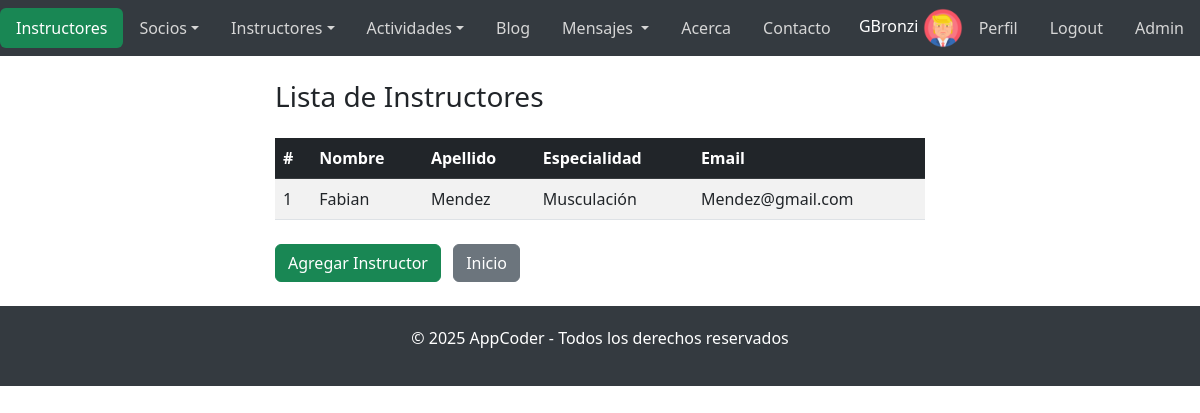
The page /instructores/ (signed in) on the database as committed earlier.
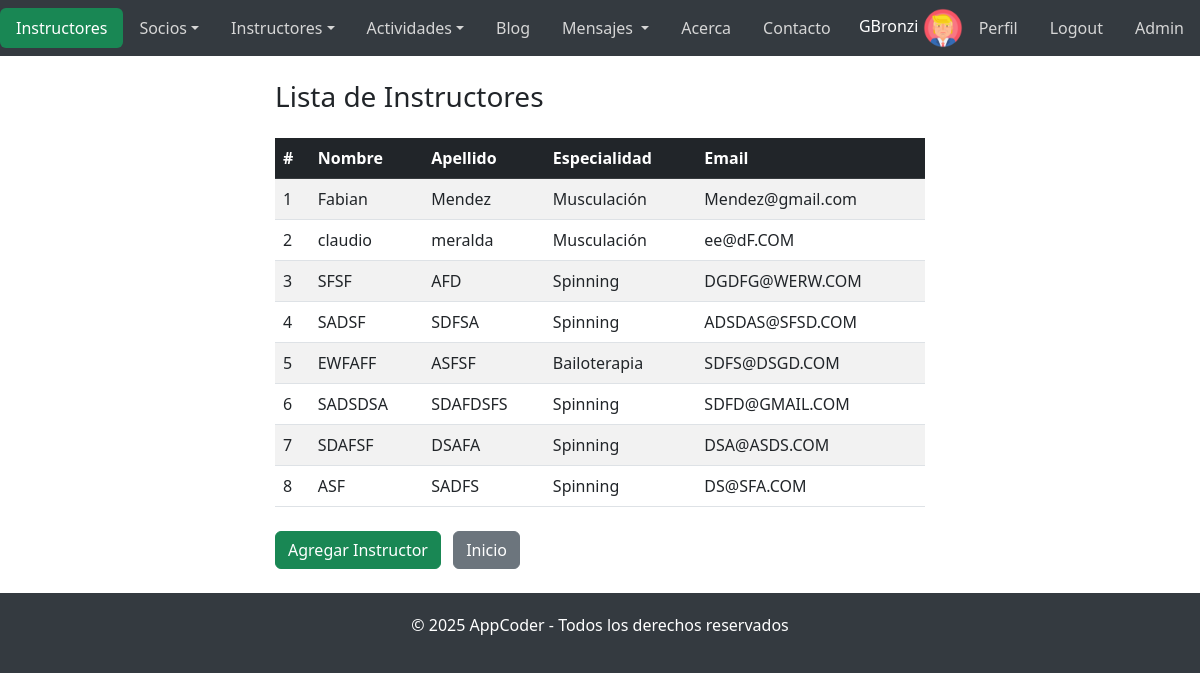
The same page on the database as committed later.
### AppCoder/models.py (models this page shows, shortened)
class Instructor(models.Model):
    especialidades = [
        ('musculacion', 'Musculación'),
        ('spinning', 'Spinning'),
        ('yoga', 'Yoga'),
        ('bailoterapia', 'Bailoterapia'),
        ('natacion', 'Natación'),
        ('crossfit', 'Crossfit'),
        ('entrenamiento funcional', 'Entrenamiento funcional'),
    ]
    nombre = models.CharField(max_length=100)  # Nombre del instructor
    apellido = models.CharField(max_length=100)  # Apellido del instructor
    email = models.EmailField()  # Correo electrónico único del instructor
    especialidad = models.CharField(max_length=50, choices=especialidades)  # Especialidad del instructor

### AppCoder/views.py (the view)
# urls.py: path('instructores/', views.lista_instructores, name='lista_instructores'),
def lista_instructores(request):
    instructores = Instructor.objects.all()
    return render(request, 'AppCoder/lista_instructores.html', {'instructores': instructores})

### AppCoder/templates/AppCoder/lista_instructores.html (shortened to what this page needs)
{% extends "base.html" %}
{% load static %}
{% block cuerpo %}
    <div class="container my-4">
        <h3 class="mb-4">Lista de Instructores</h3>
        <table class="table table-striped table-hover">
            <thead class="table-dark">
                <tr>
                    <th>#</th>
                    <th>Nombre</th>
                    <th>Apellido</th>
                    <th>Especialidad</th>
                    <th>Email</th>
                </tr>
            </thead>
            <tbody>
                {% for instructor in instructores %}
                <tr>
                    <td>{{ forloop.counter }}</td>
                    <td>{{ instructor.nombre }}</td>
                    <td>{{ instructor.apellido }}</td>
                    <td>{{ instructor.get_especialidad_display }}</td>
                    <td>{{ instructor.email }}</td>
                </tr>
                {% endfor %}
            </tbody>
        </table>
        <div class="mt-4">
            <a href="{% url 'cargar_instructor' %}" class="btn btn-success me-2">Agregar Instructor</a>
            <a href="{% url 'index' %}" class="btn btn-secondary">Inicio</a>
        </div>
    </div>
{% endblock %}

Rows that differ between the two databases and show on the page:
added Instructor: nombre "claudio", apellido "meralda", especialidad "Musculación", email "ee@dF.COM"
added Instructor: nombre "SFSF", apellido "AFD", especialidad "Spinning", email "DGDFG@WERW.COM"
added Instructor: nombre "SADSF", apellido "SDFSA", especialidad "Spinning", email "ADSDAS@SFSD.COM"
added Instructor: nombre "EWFAFF", apellido "ASFSF", especialidad "Bailoterapia", email "SDFS@DSGD.COM"
added Instructor: nombre "SADSDSA", apellido "SDAFDSFS", especialidad "Spinning", email "SDFD@GMAIL.COM"
added Instructor: nombre "SDAFSF", apellido "DSAFA", especialidad "Spinning", email "DSA@ASDS.COM"
added Instructor: nombre "ASF", apellido "SADFS", especialidad "Spinning", email "DS@SFA.COM"
